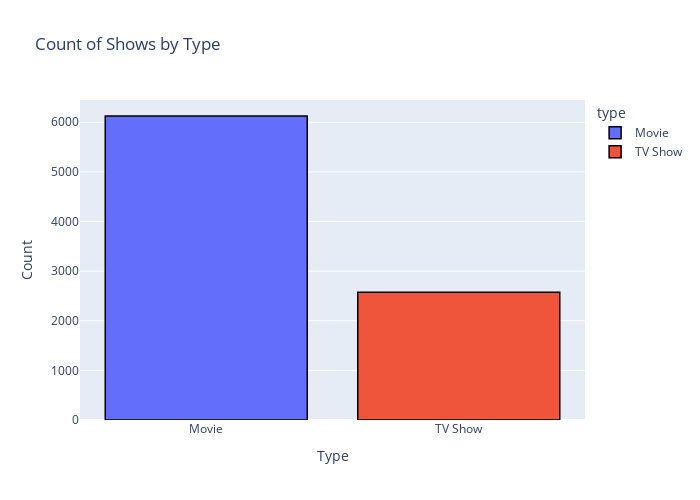

Notebook code for this chart:
### Markdown cell above
<a id="3.2"></a>
# <p style="background-color:#627D78;font-family:newtimeroman;color:#D5CABD;font-size:150%;text-align:center;border-radius:20px 60px;">📊 Data Visualization 📊  </p>

Plotting the newly created features

### Code cell
type_fig = px.histogram(df, x='type', color='type', title='Count of Shows by Type')
type_fig.update_layout(
    xaxis_title='Type',
    yaxis_title='Count',
    bargap=0.2,   
    width=700,    
    height=500    
)

type_fig.update_traces(marker_line_width=1.5, marker_line_color='black')

type_fig.show()

### Figure 1 — Plotly figure (JSON) as saved in the notebook; plotly's stock layout.template omitted (floating-point values rounded to 4 significant figures; data arrays with more than 128 entries replaced by an {"elided": "..."} marker saying what was removed)
{"data": [{"alignmentgroup": "True", "bingroup": "x", "hovertemplate": "type=%{x}<br>count=%{y}<extra></extra>", "legendgroup": "Movie", "marker": {"color": "#636efa", "line": {"color": "black", "width": 1.5}, "pattern": {"shape": ""}}, "name": "Movie", "offsetgroup": "Movie", "orientation": "v", "showlegend": true, "type": "histogram", "x": {"elided": "6126 str values"}, "xaxis": "x", "yaxis": "y"}, {"alignmentgroup": "True", "bingroup": "x", "hovertemplate": "type=%{x}<br>count=%{y}<extra></extra>", "legendgroup": "TV Show", "marker": {"color": "#EF553B", "line": {"color": "black", "width": 1.5}, "pattern": {"shape": ""}}, "name": "TV Show", "offsetgroup": "TV Show", "orientation": "v", "showlegend": true, "type": "histogram", "x": {"elided": "2576 str values"}, "xaxis": "x", "yaxis": "y"}], "layout": {"bargap": 0.2, "barmode": "relative", "height": 500, "legend": {"title": {"text": "type"}, "tracegroupgap": 0}, "title": {"text": "Count of Shows by Type"}, "width": 700, "xaxis": {"anchor": "y", "categoryarray": ["Movie", "TV Show"], "categoryorder": "array", "domain": [0, 1], "title": {"text": "Type"}}, "yaxis": {"anchor": "x", "domain": [0, 1], "title": {"text": "Count"}}}}
